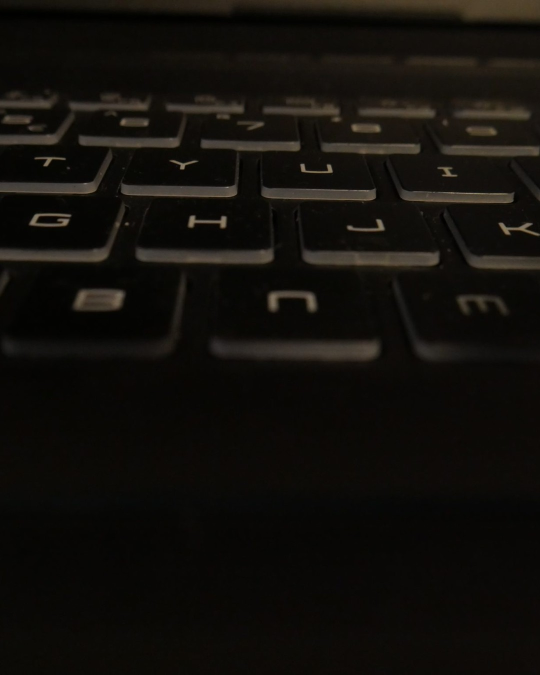
#> input picture interview-demos/yourdost-instagram-v4/source/photos/feed-keyboard-dark.jpg, 1080 x 1350 px, given in place of diya_6.jpg, which was not available (shown at 1/2 size)
$ python prep_photos.py photos/feed-keyboard-dark.jpg
#> lines starting #> are read from the running program, lines starting #| are printed output that depends on the picture
"""Crop the chosen CC0 photos to Instagram sizes around a focal point.
    python3 prep_photos.py <src_dir>
Reel backgrounds: 1188 x 2112 (9:16 with ~10% room for slow zoom). Feed: 1080 x 1350 (4:5)."""
import sys
from PIL import Image, ImageFilter, ImageEnhance

SRC = sys.argv[1]
SPEC = [  # name, source file, kind, focal x, focal y
    ("diwali-doorstep", "diya_6", "reel", 0.55, 0.5), ("diwali-street", "wp_night_6", "reel", 0.5, 0.5),
    ("diwali-terrace", "diya_8", "reel", 0.38, 0.5), ("diwali-diya", "diya_7", "reel", 0.5, 0.5),
    ("rain-street", "wp_night_22", "reel", 0.5, 0.5), ("chai-hands", "wp_india_22", "reel", 0.5, 0.5),
    ("heater-laptop", "wp_laptop_4", "reel", 0.5, 0.5), ("keyboard-dark", "wp_laptop_10", "reel", 0.5, 0.5),
    ("sunrise-rain", "wp_rain_6", "reel", 0.6, 0.5), ("man-walking", "wp_person_11", "reel", 0.5, 0.5),
    ("dark-window", "wp_rain_10", "reel", 0.55, 0.5),
    ("notebook", "wp_study_0", "feed", 0.5, 0.5), ("sunrise-rain", "wp_rain_6", "feed", 0.6, 0.5),
    ("phone-hands", "wp_phone_22", "feed", 0.5, 0.5), ("rain-window", "wp_rain_0", "feed", 0.5, 0.45),
    ("two-by-river", "wp_friends_2", "feed", 0.45, 0.5), ("office-desk", "wp_office_11", "feed", 0.5, 0.5),
    ("keyboard-dark", "wp_laptop_10", "feed", 0.5, 0.5), ("office-night", "wp_office_20", "feed", 0.5, 0.5),
    ("two-chai", "wp_india_23", "feed", 0.4, 0.5),
    ("two-walking", "wp_friends_17", "feed", 0.5, 0.5), ("office-chai", "wp_laptop_13", "feed", 0.5, 0.5),
    # OpenArt people photos (free-plan watermark): preview versions only
    ("p-diwali-woman", "oa_diwali-woman", "reel", 0.5, 0.5), ("p-man-terrace", "oa_man-terrace", "reel", 0.5, 0.5),
    ("p-chai-friends", "oa_chai-friends", "reel", 0.5, 0.5), ("p-student-night", "oa_student-night", "feed", 0.5, 0.5),
    ("p-laptop-woman", "oa_laptop-woman", "feed", 0.5, 0.5), ("p-couple", "oa_couple", "feed", 0.5, 0.5),
]
for name, src, kind, fx, fy in SPEC:
    im = Image.open(f"{SRC}/{src}.jpg").convert("RGB")
#> im is the input picture: PIL image 1080x1350 RGB; mean R, G, B 17.8, 15.4, 11.4
    W, H = (1188, 2112) if kind == "reel" else (1080, 1350)
    r = W / H
    w, h = im.size
#> w = 1080; h = 1350
    if w / h > r:
        cw, ch = int(h * r), h
#> cw = 759; ch = 1350
    else:
        cw, ch = w, int(w / r)
    x = int(min(max(fx * w - cw / 2, 0), w - cw))
#> x = 214
    y = int(min(max(fy * h - ch / 2, 0), h - ch))
#> y = 0
    out = im.crop((x, y, x + cw, y + ch)).resize((W, H), Image.LANCZOS)
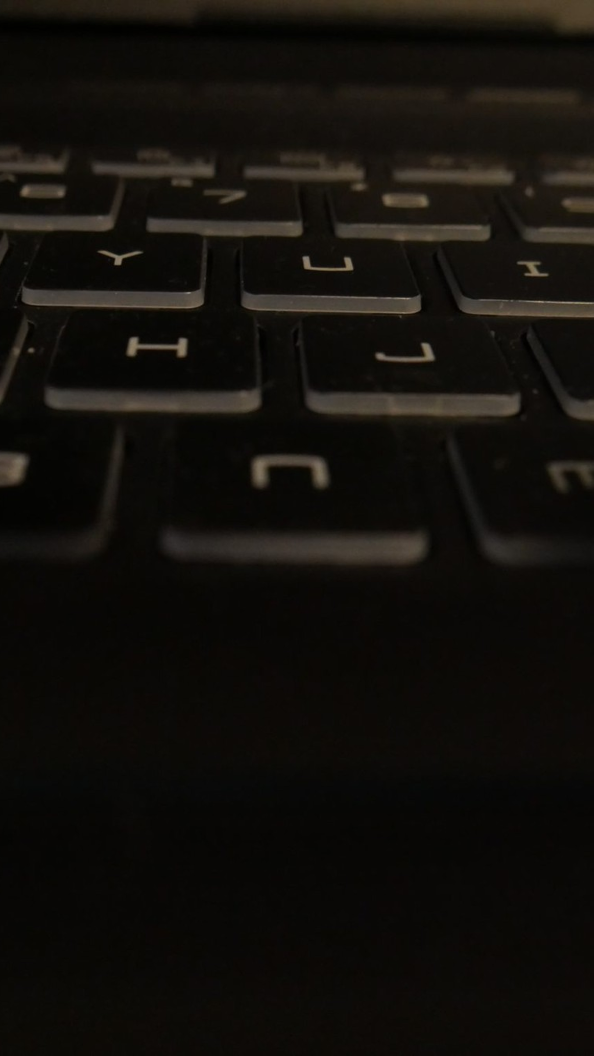
#> out: PIL image 1188x2112 RGB (shown at 1/2 size); mean R, G, B 18.3, 15.7, 11.7
    if cw < W:  # upscaled: a light sharpen keeps it crisp
        out = out.filter(ImageFilter.UnsharpMask(radius=1.6, percent=60, threshold=2))
    out.save(f"photos/{kind}-{name}.jpg", quality=90)
    print(kind, name, (cw, ch), "->", (W, H), "upscale x%.2f" % (W / cw))
#| reel diwali-doorstep (759, 1350) -> (1188, 2112) upscale x1.57
#> pass 2 of the loop `for name, src, kind, fx, fy in SPEC:`:
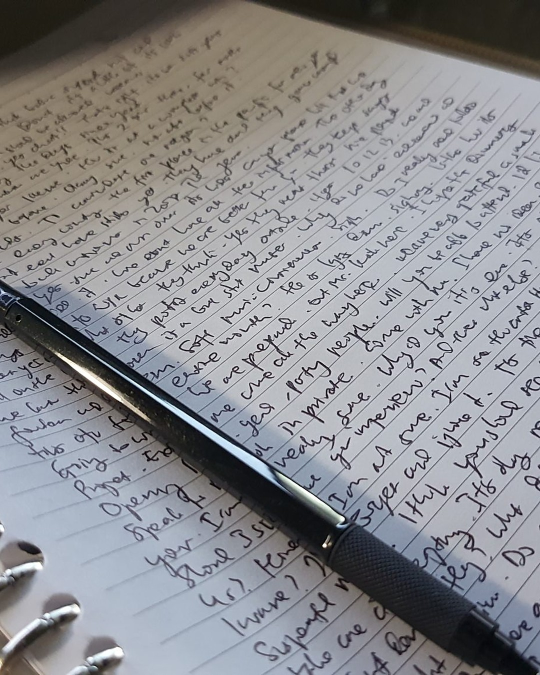
#> input picture interview-demos/yourdost-instagram-v4/source/photos/feed-notebook.jpg, 1080 x 1350 px, given in place of wp_night_6.jpg, which was not available (shown at 1/2 size)
#> im is the input picture: PIL image 1080x1350 RGB; mean R, G, B 138.9, 139.3, 142.9
#> `out = im.crop((x, y, x + cw, y + ch)).resize((W, H), Image.LANCZOS)`:
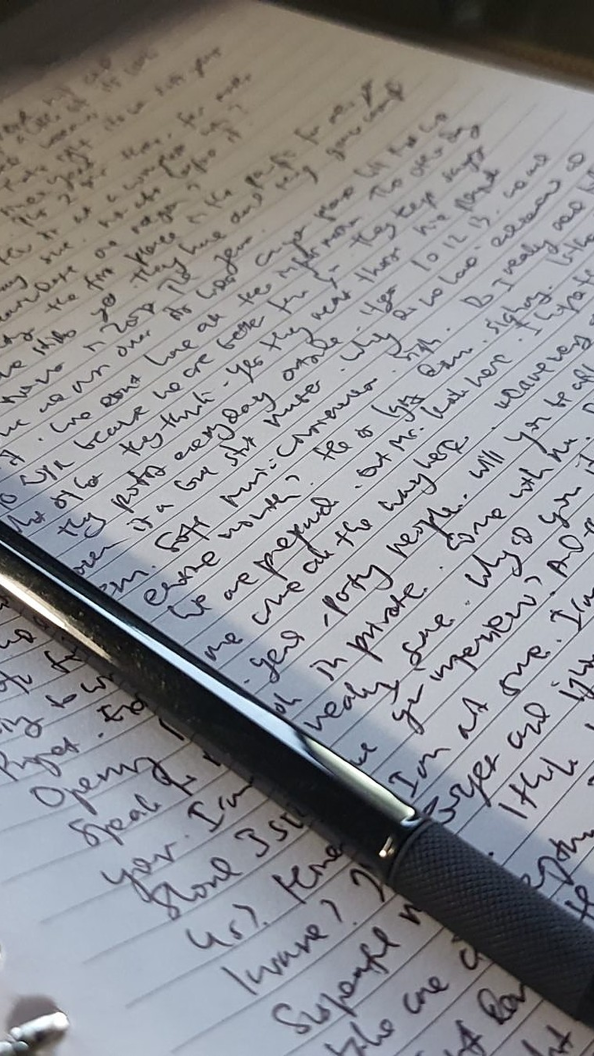
#> out: PIL image 1188x2112 RGB (shown at 1/2 size); mean R, G, B 140.9, 141.2, 144.4
#| reel diwali-street (759, 1350) -> (1188, 2112) upscale x1.57
#> (the run stopped early here; a loop or call above may not have finished)
